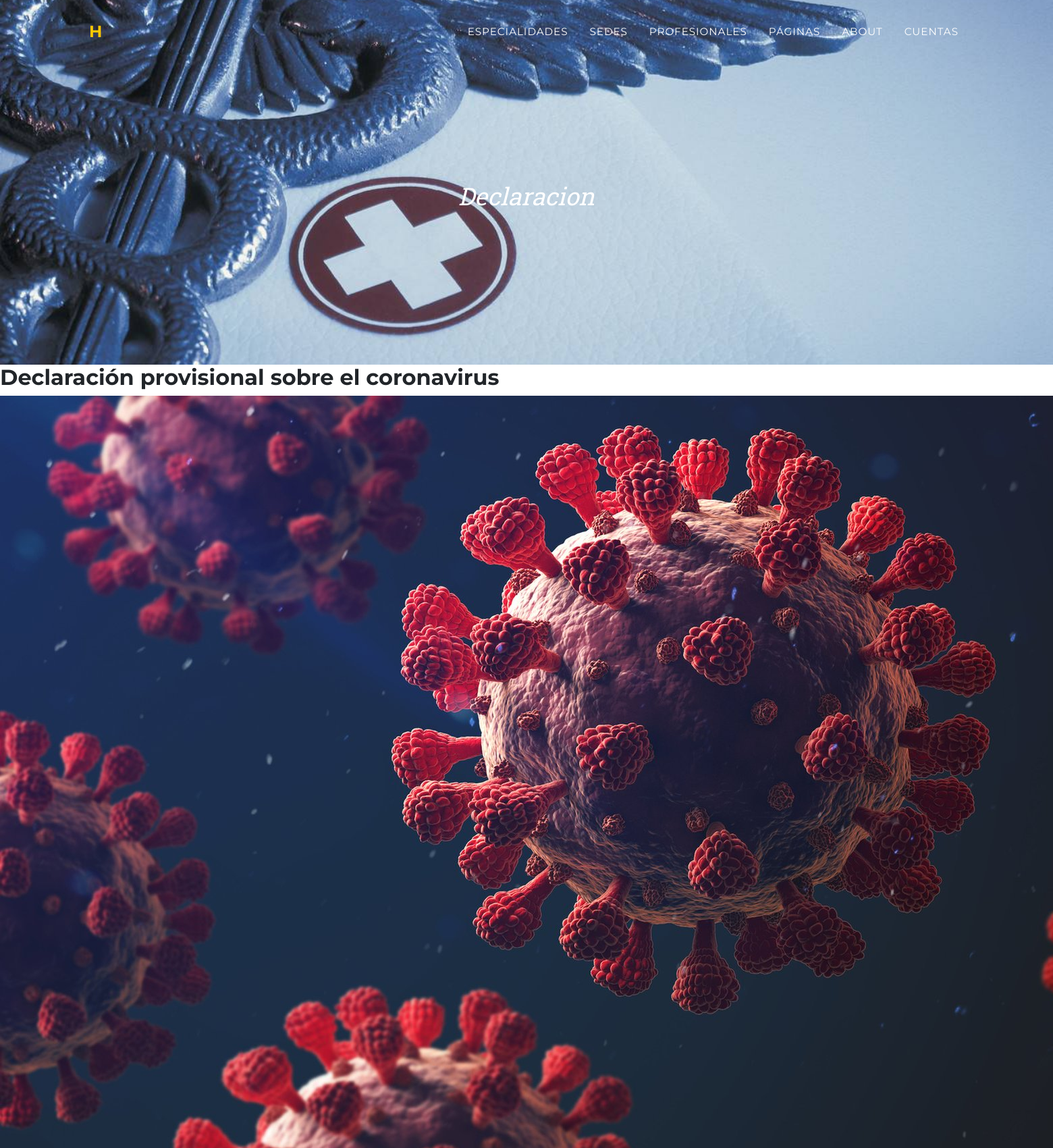
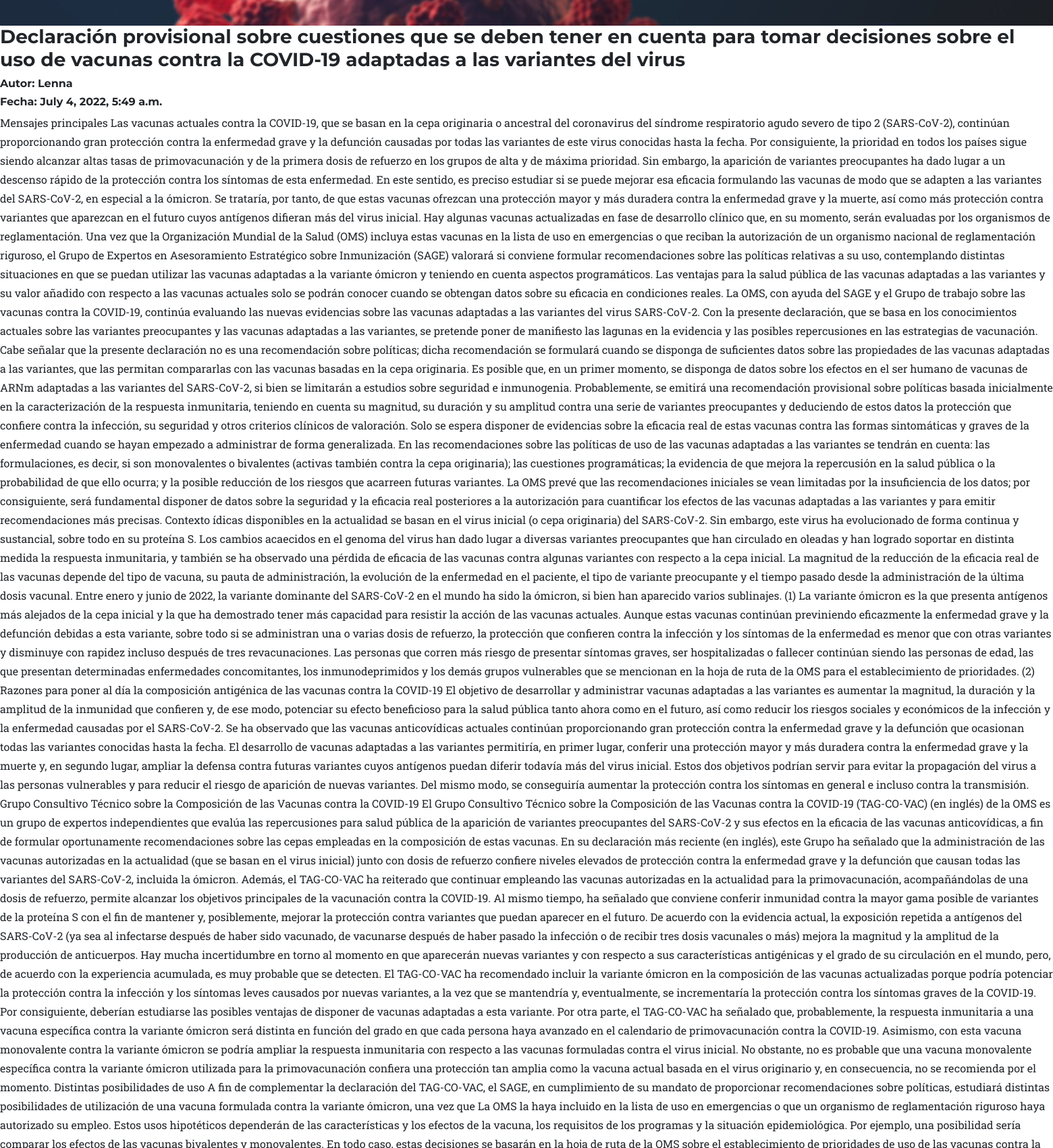
Page /paginas/declaracion-provisional-sobre-el-coronavirus/ (upper part) on the committed database (2 pictures, top to bottom).
### appHospital/models.py (models this page shows, shortened)
class Blog(models.Model):
    class BlogObjects(models.Manager):
        def get_queryset(self):
            return super().get_queryset() .filter(estado='publicado')
    opciones = (
        ('borrador', 'Borrador'),
        ('publicado', 'Publicado'),
    )
    category = models.ForeignKey(Categoria, on_delete=models.PROTECT, default=1)
    titulo = models.CharField(max_length=255)
    subtitulo = models.CharField(max_length=255)
    excerpt = models.TextField(null=True)
    contenido = models.TextField()
    slug = models.SlugField(max_length=250, unique_for_date="publicado", null=False, unique=True)
    publicado = models.DateTimeField(default=timezone.now)
    autor = models.ForeignKey(User, on_delete=models.CASCADE, related_name='blog_posts')
    estado = models.CharField(max_length=10, choices=opciones, default='borrador')
    objects = models.Manager()
    blogobjects = BlogObjects()
    image = models.ImageField(upload_to='img')
    class Meta:
        ordering = ('publicado',)

class Categoria(models.Model):
    name = models.CharField(max_length=100)
    def __str__(self) -> str:
        return self.name

### appHospital/views.py (the view)
# urls.py: path('paginas/<slug>/', PaginaDetalle.as_view(), name='pagina_detalle'),
class PaginaDetalle(DetailView):
    model = Blog
    template_name = 'blog_detail.html'
    context_object_name = 'blog'
    def get_context_data(self, **kwargs):
        context = super().get_context_data(**kwargs)
        blog = Blog.objects.filter(slug=self.kwargs.get('slug'))
        return context

### appHospital/Templates/appHospital/blog_detail.html (shortened to what this page needs)
{% extends 'appHospital/padre.html' %}
{% load static %}
{% block topPage %}
<a class="navbar-brand" href=" {% url 'index' %}">H</a>
{% endblock %}
{% block title %}
<div class="masthead-subheading">{{blog.category}}</div>
{% endblock %}
{% block changingContent %}
<h2>{{blog.titulo}}</h2>
<img src="{{ blog.image.url }}" alt="img">
<h3>{{blog.subtitulo}}</h3>
<h6>Autor: {{blog.autor}}</h4>
<h6>Fecha: {{blog.publicado}}</h5>
<p>{{blog.contenido}}</p>
<br>
{% endblock %}

### rows in the picture
Blog: category "Declaracion", titulo "Declaración provisional sobre el coronavirus", image (picture), subtitulo "Declaración provisional sobre cuestiones que se deben tener en cuenta para tomar decisiones sobre el uso de vacunas contra la COVID-19 adaptadas a las variantes del virus", autor "Lenna", publicado "July 4, 2022, 5:49 a.m."
